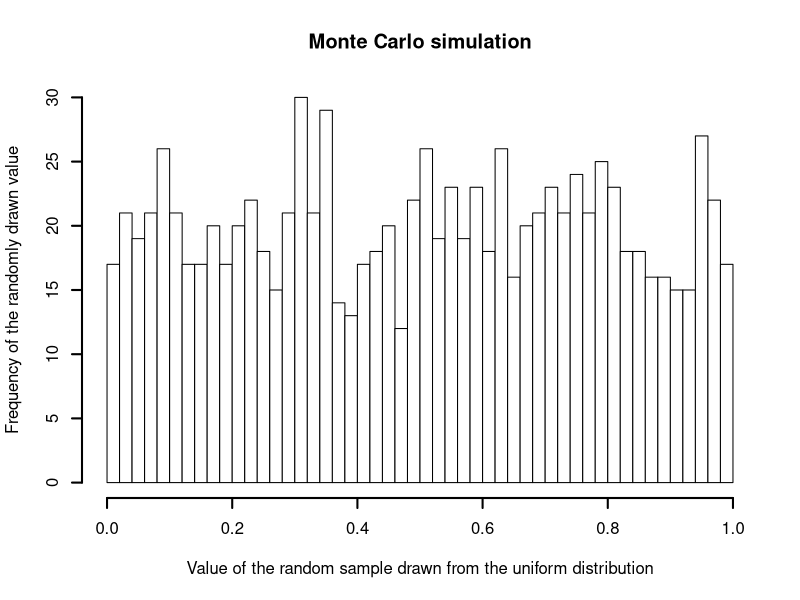
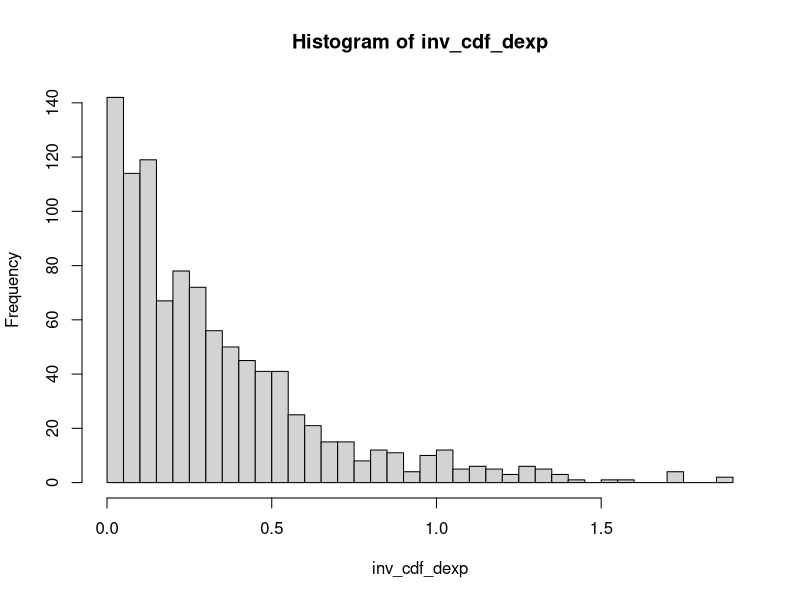

Write R code to recreate these figures, in order.
# ================================================================================================
# Inverse Transform Sampling ----------------------------------------------
# ================================================================================================
# The following code is used to generate figures that illustrate the inverse transform method:

# Set seed for replication purposes:
set.seed(1000)

# Random samples drawn from uniform distribution, i.e. \theta ~ dunif(0, 1)
x <- runif(1000)
# Plot a histogram of the random draws.
hist(x, col = "white", border = TRUE, lwd = 2, 
     xlab = "Value of the random sample drawn from the uniform distribution", 
     ylab = "Frequency of the randomly drawn value", breaks = 50, 
     main = "Monte Carlo simulation")

# Inverse cdf for exponential distribution:
inv_cdf_dexp <- -log(1 - x) / 3

# Transform samples into an exponential distribution:
hist(inv_cdf_dexp, breaks = 50)

